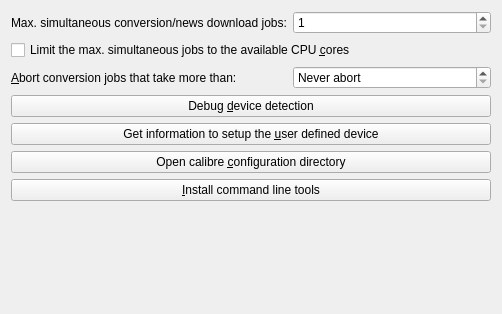
<?xml version="1.0" encoding="UTF-8"?>
<ui version="4.0">
 <class>Form</class>
 <widget class="QWidget" name="Form">
  <property name="geometry">
   <rect>
    <x>0</x>
    <y>0</y>
    <width>502</width>
    <height>314</height>
   </rect>
  </property>
  <property name="windowTitle">
   <string>Form</string>
  </property>
  <layout class="QGridLayout" name="gridLayout">
   <item row="0" column="0">
    <widget class="QLabel" name="label_5">
     <property name="text">
      <string>Max. simultaneous conversion/news download jobs:</string>
     </property>
     <property name="buddy">
      <cstring>opt_worker_limit</cstring>
     </property>
    </widget>
   </item>
   <item row="0" column="1">
    <widget class="QSpinBox" name="opt_worker_limit">
     <property name="minimum">
      <number>1</number>
     </property>
    </widget>
   </item>
   <item row="1" column="0" colspan="2">
    <widget class="QCheckBox" name="opt_enforce_cpu_limit">
     <property name="text">
      <string>Limit the max. simultaneous jobs to the available CPU &amp;cores</string>
     </property>
    </widget>
   </item>
   <item row="2" column="0">
    <spacer name="verticalSpacer_4">
     <property name="orientation">
      <enum>Qt::Vertical</enum>
     </property>
     <property name="sizeHint" stdset="0">
      <size>
       <width>20</width>
       <height>18</height>
      </size>
     </property>
    </spacer>
   </item>
   <item row="4" column="0" colspan="2">
    <widget class="QPushButton" name="device_detection_button">
     <property name="text">
      <string>Debug &amp;device detection</string>
     </property>
    </widget>
   </item>
   <item row="5" column="0" colspan="2">
    <widget class="QPushButton" name="user_defined_device_button">
     <property name="text">
      <string>Get information to setup the &amp;user defined device</string>
     </property>
    </widget>
   </item>
   <item row="6" column="0">
    <spacer name="verticalSpacer_6">
     <property name="orientation">
      <enum>Qt::Vertical</enum>
     </property>
     <property name="sizeHint" stdset="0">
      <size>
       <width>20</width>
       <height>19</height>
      </size>
     </property>
    </spacer>
   </item>
   <item row="7" column="0">
    <spacer name="verticalSpacer_7">
     <property name="orientation">
      <enum>Qt::Vertical</enum>
     </property>
     <property name="sizeHint" stdset="0">
      <size>
       <width>20</width>
       <height>18</height>
      </size>
     </property>
    </spacer>
   </item>
   <item row="8" column="0" colspan="2">
    <widget class="QPushButton" name="button_open_config_dir">
     <property name="text">
      <string>Open calibre &amp;configuration directory</string>
     </property>
    </widget>
   </item>
   <item row="9" column="0">
    <spacer name="verticalSpacer_8">
     <property name="orientation">
      <enum>Qt::Vertical</enum>
     </property>
     <property name="sizeHint" stdset="0">
      <size>
       <width>20</width>
       <height>19</height>
      </size>
     </property>
    </spacer>
   </item>
   <item row="10" column="0" colspan="2">
    <widget class="QPushButton" name="button_osx_symlinks">
     <property name="text">
      <string>&amp;Install command line tools</string>
     </property>
    </widget>
   </item>
   <item row="22" column="0">
    <spacer name="verticalSpacer_9">
     <property name="orientation">
      <enum>Qt::Vertical</enum>
     </property>
     <property name="sizeHint" stdset="0">
      <size>
       <width>20</width>
       <height>1000</height>
      </size>
     </property>
    </spacer>
   </item>
   <item row="11" column="0" colspan="2">
    <widget class="QLabel" name="proxies">
     <property name="text">
      <string/>
     </property>
    </widget>
   </item>
   <item row="3" column="0">
    <widget class="QLabel" name="label">
     <property name="text">
      <string>&amp;Abort conversion jobs that take more than:</string>
     </property>
     <property name="buddy">
      <cstring>opt_worker_max_time</cstring>
     </property>
    </widget>
   </item>
   <item row="3" column="1">
    <widget class="QSpinBox" name="opt_worker_max_time">
     <property name="specialValueText">
      <string>Never abort</string>
     </property>
     <property name="suffix">
      <string> minutes</string>
     </property>
     <property name="maximum">
      <number>100000</number>
     </property>
     <property name="singleStep">
      <number>10</number>
     </property>
    </widget>
   </item>
  </layout>
 </widget>
 <resources/>
 <connections/>
</ui>
